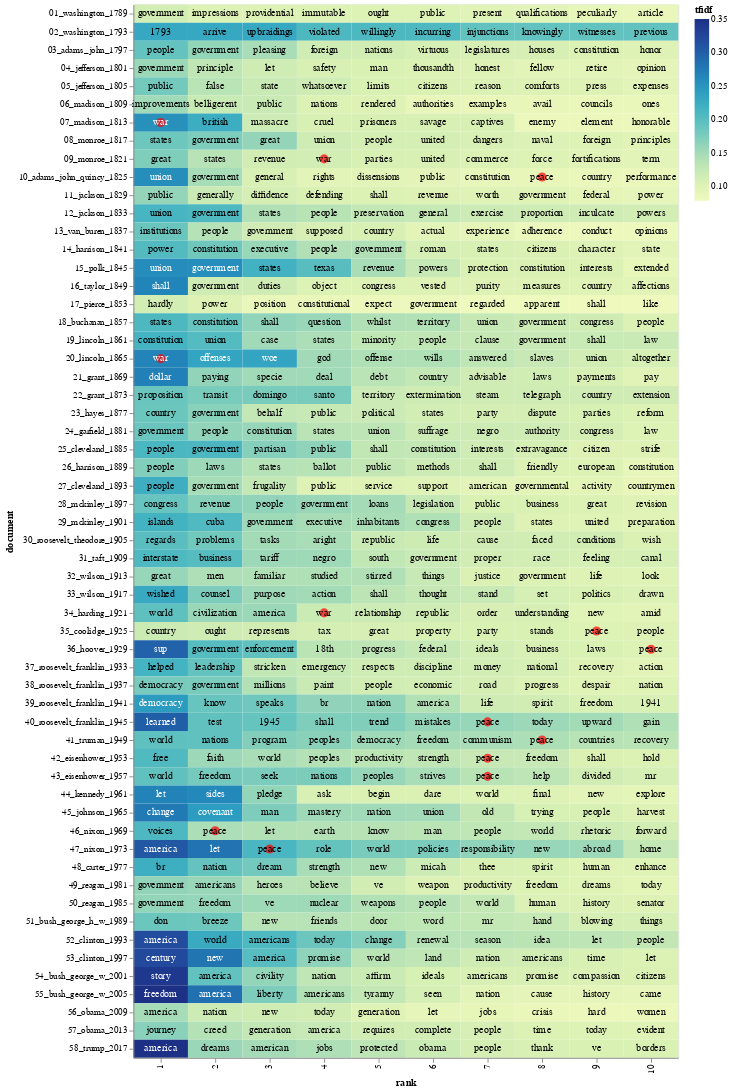

Source (notebook cell):
### Markdown cell above
## Visualize TF-IDF

We can also visualize the TF-IDF results using Altair, a data visualization library.

Let's make a heatmap of the highest scoring words for each president and put a red dot next to the two terms of interest:
+ war
+ peace

### Code cell
# Terms in this list will get a red dot in the visualization
term_list = ['war', 'peace']

# adding a little randomness to break ties in term ranking
top_tfidf_plusRand = top_tfidf.copy()
top_tfidf_plusRand['tfidf'] = top_tfidf_plusRand['tfidf'] + np.random.rand(top_tfidf.shape[0])*0.0001

# base for all visualizations, with rank calculation
base = alt.Chart(top_tfidf_plusRand).encode(
    x = 'rank:O',
    y = 'document:N'
).transform_window(
    rank = "rank()",
    sort = [alt.SortField("tfidf", order="descending")],
    groupby = ["document"],
)

# heatmap specification
heatmap = base.mark_rect().encode(
    color = 'tfidf:Q'
)

# red circle over terms in above list
circle = base.mark_circle(size=100).encode(
    color = alt.condition(
        alt.FieldOneOfPredicate(field='term', oneOf=term_list),
        alt.value('red'),
        alt.value('#FFFFFF00')        
    )
)

# text labels, white for darker heatmap colors
text = base.mark_text(baseline='middle').encode(
    text = 'term:N',
    color = alt.condition(alt.datum.tfidf >= 0.23, alt.value('white'), alt.value('black'))
)

# display the three superimposed visualizations
(heatmap + circle + text).properties(width = 600)

### Figure 1 — Vega-Lite specification as saved in the notebook (floating-point values rounded to 4 significant figures; data arrays with more than 128 entries replaced by an {"elided": "..."} marker saying what was removed)
{"config": {"view": {"continuousWidth": 300, "continuousHeight": 300}}, "layer": [{"mark": {"type": "rect"}, "encoding": {"color": {"field": "tfidf", "type": "quantitative"}, "x": {"field": "rank", "type": "ordinal"}, "y": {"field": "document", "type": "nominal"}}, "transform": [{"window": [{"op": "rank", "field": "", "as": "rank"}], "groupby": ["document"], "sort": [{"field": "tfidf", "order": "descending"}]}]}, {"mark": {"type": "circle", "size": 100}, "encoding": {"color": {"condition": {"test": {"field": "term", "oneOf": ["war", "peace"]}, "value": "red"}, "value": "#FFFFFF00"}, "x": {"field": "rank", "type": "ordinal"}, "y": {"field": "document", "type": "nominal"}}, "transform": [{"window": [{"op": "rank", "field": "", "as": "rank"}], "groupby": ["document"], "sort": [{"field": "tfidf", "order": "descending"}]}]}, {"mark": {"type": "text", "baseline": "middle"}, "encoding": {"color": {"condition": {"test": "(datum.tfidf >= 0.23)", "value": "white"}, "value": "black"}, "text": {"field": "term", "type": "nominal"}, "x": {"field": "rank", "type": "ordinal"}, "y": {"field": "document", "type": "nominal"}}, "transform": [{"window": [{"op": "rank", "field": "", "as": "rank"}], "groupby": ["document"], "sort": [{"field": "tfidf", "order": "descending"}]}]}], "data": {"name": "data-66443ec6982ca1eca0c0b48b47f53ad7"}, "width": 600, "$schema": "https://vega.github.io/schema/vega-lite/v5.8.0.json", "datasets": {"data-66443ec6982ca1eca0c0b48b47f53ad7": {"elided": "580 records"}}}
